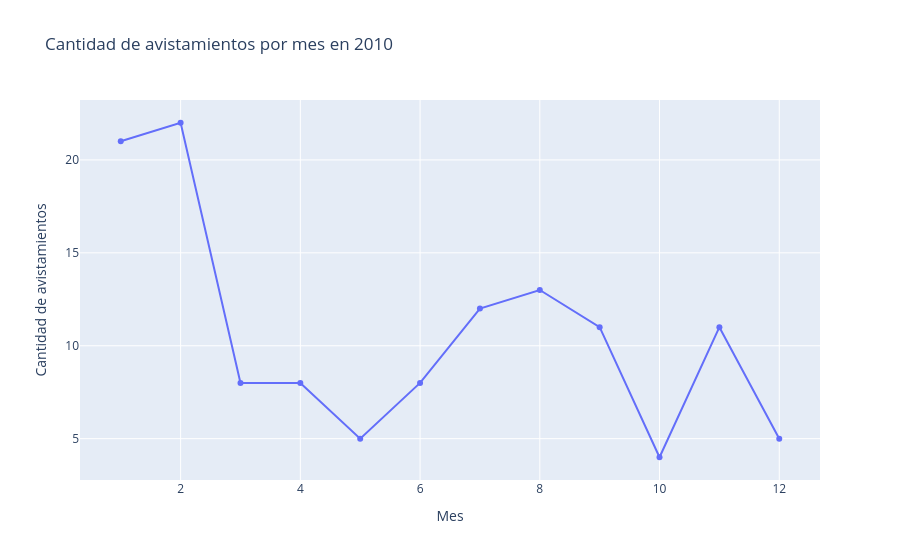

Notebook code cell kept with this figure:
### Markdown cell above
¿Cómo cambia la cantidad de avistamientos durante los meses en el año 2010? mostrar gráfico gráfico de líneas

### Code cell
feli_2010 = feli[feli["year"] == 2010]

meses_2010 = feli_2010["month"].value_counts().sort_index()

fig = px.line(
    x=meses_2010.index,
    y=meses_2010.values,
    title="Cantidad de avistamientos por mes en 2010",
    labels={
        "x": "Mes",
        "y": "Cantidad de avistamientos"
    },
    markers=True
)

fig.show()

### Figure 1 — Plotly figure (JSON) as saved in the notebook; plotly's stock layout.template omitted (floating-point values rounded to 4 significant figures)
{"data": [{"hovertemplate": "Mes=%{x}<br>Cantidad de avistamientos=%{y}<extra></extra>", "legendgroup": "", "line": {"color": "#636efa", "dash": "solid"}, "marker": {"symbol": "circle"}, "mode": "lines+markers", "name": "", "orientation": "v", "showlegend": false, "type": "scatter", "x": [1.0, 2.0, 3.0, 4.0, 5.0, 6.0, 7.0, 8.0, 9.0, 10.0, 11.0, 12.0], "xaxis": "x", "y": [21, 22, 8, 8, 5, 8, 12, 13, 11, 4, 11, 5], "yaxis": "y"}], "layout": {"legend": {"tracegroupgap": 0}, "title": {"text": "Cantidad de avistamientos por mes en 2010"}, "xaxis": {"anchor": "y", "domain": [0, 1], "title": {"text": "Mes"}}, "yaxis": {"anchor": "x", "domain": [0, 1], "title": {"text": "Cantidad de avistamientos"}}}}
